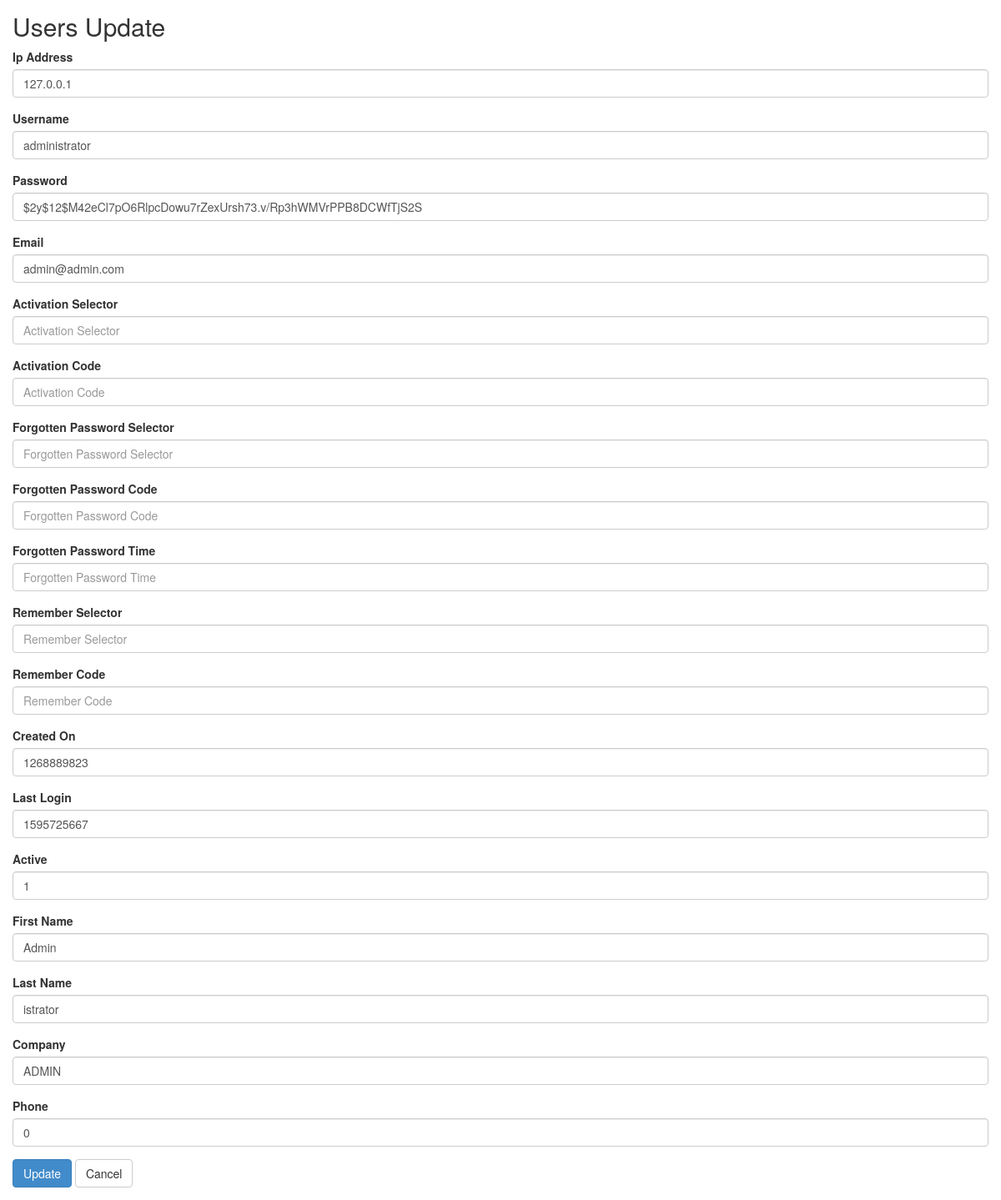
Screenshot of /users/update/1 with the database file from the repository.
### tables this page shows
CREATE TABLE `users` (
  `id` int(11) UNSIGNED NOT NULL,
  `ip_address` varchar(45) NOT NULL,
  `username` varchar(100) DEFAULT NULL,
  `password` varchar(255) NOT NULL,
  `email` varchar(254) NOT NULL,
  `activation_selector` varchar(255) DEFAULT NULL,
  `activation_code` varchar(255) DEFAULT NULL,
  `forgotten_password_selector` varchar(255) DEFAULT NULL,
  `forgotten_password_code` varchar(255) DEFAULT NULL,
  `forgotten_password_time` int(11) UNSIGNED DEFAULT NULL,
  `remember_selector` varchar(255) DEFAULT NULL,
  `remember_code` varchar(255) DEFAULT NULL,
  `created_on` int(11) UNSIGNED NOT NULL,
  `last_login` int(11) UNSIGNED DEFAULT NULL,
  `active` tinyint(1) UNSIGNED DEFAULT NULL,
  `first_name` varchar(50) DEFAULT NULL,
  `last_name` varchar(50) DEFAULT NULL,
  `company` varchar(100) DEFAULT NULL,
  `phone` varchar(20) DEFAULT NULL
);

### application/controllers/Users.php (called while the page is built, shortened)
<?php
class Users extends CI_Controller
{
    function __construct()
    {
        $this->load->model('Users_model');
        $this->load->library('form_validation');
    }
    public function update($id)
    {
        $row = $this->Users_model->get_by_id($id);
        if ($row) {
            $data = array(
                'button' => 'Update',
                'action' => site_url('users/update_action'),
		'id' => set_value('id', $row->id),
		'ip_address' => set_value('ip_address', $row->ip_address),
		'username' => set_value('username', $row->username),
		'password' => set_value('password', $row->password),
		'email' => set_value('email', $row->email),
		'activation_selector' => set_value('activation_selector', $row->activation_selector),
		'activation_code' => set_value('activation_code', $row->activation_code),
		'forgotten_password_selector' => set_value('forgotten_password_selector', $row->forgotten_password_selector),
		'forgotten_password_code' => set_value('forgotten_password_code', $row->forgotten_password_code),
		'forgotten_password_time' => set_value('forgotten_password_time', $row->forgotten_password_time),
		'remember_selector' => set_value('remember_selector', $row->remember_selector),
		'remember_code' => set_value('remember_code', $row->remember_code),
		'created_on' => set_value('created_on', $row->created_on),
		'last_login' => set_value('last_login', $row->last_login),
		'active' => set_value('active', $row->active),
		'first_name' => set_value('first_name', $row->first_name),
		'last_name' => set_value('last_name', $row->last_name),
		'company' => set_value('company', $row->company),
		'phone' => set_value('phone', $row->phone),
	    );
            $this->load->view('users/users_form', $data);
        } else {
            $this->session->set_flashdata('message', 'Record Not Found');
            redirect(site_url('users'));
        }
    }
}

### index.php (called while the page is built, shortened)
<?php
require_once BASEPATH.'core/CodeIgniter.php';

### application/models/Users_model.php (called while the page is built, shortened)
<?php
class Users_model extends CI_Model
{
    public $table = 'users';
    public $id = 'id';
    function get_by_id($id)
    {
        $this->db->where($this->id, $id);
        return $this->db->get($this->table)->row();
    }
}

### application/views/users/users_form.php (the view, shortened to what this page needs)
<!doctype html>
<html>
    <head>
        <link rel="stylesheet" href="<?php echo base_url('assets/bootstrap/css/bootstrap.min.css') ?>"/>
    </head>
    <body>
        <h2 style="margin-top:0px">Users <?php echo $button ?></h2>
        <form action="<?php echo $action; ?>" method="post">
	    <div class="form-group">
            <label for="varchar">Ip Address <?php echo form_error('ip_address') ?></label>
            <input type="text" class="form-control" name="ip_address" id="ip_address" placeholder="Ip Address" value="<?php echo $ip_address; ?>" />
        </div>
	    <div class="form-group">
            <label for="varchar">Username <?php echo form_error('username') ?></label>
            <input type="text" class="form-control" name="username" id="username" placeholder="Username" value="<?php echo $username; ?>" />
        </div>
	    <div class="form-group">
            <label for="varchar">Password <?php echo form_error('password') ?></label>
            <input type="text" class="form-control" name="password" id="password" placeholder="Password" value="<?php echo $password; ?>" />
        </div>
	    <div class="form-group">
            <label for="varchar">Email <?php echo form_error('email') ?></label>
            <input type="text" class="form-control" name="email" id="email" placeholder="Email" value="<?php echo $email; ?>" />
        </div>
	    <div class="form-group">
            <label for="varchar">Activation Selector <?php echo form_error('activation_selector') ?></label>
            <input type="text" class="form-control" name="activation_selector" id="activation_selector" placeholder="Activation Selector" value="<?php echo $activation_selector; ?>" />
        </div>
	    <div class="form-group">
            <label for="varchar">Activation Code <?php echo form_error('activation_code') ?></label>
            <input type="text" class="form-control" name="activation_code" id="activation_code" placeholder="Activation Code" value="<?php echo $activation_code; ?>" />
        </div>
	    <div class="form-group">
            <label for="varchar">Forgotten Password Selector <?php echo form_error('forgotten_password_selector') ?></label>
            <input type="text" class="form-control" name="forgotten_password_selector" id="forgotten_password_selector" placeholder="Forgotten Password Selector" value="<?php echo $forgotten_password_selector; ?>" />
        </div>
	    <div class="form-group">
            <label for="varchar">Forgotten Password Code <?php echo form_error('forgotten_password_code') ?></label>
            <input type="text" class="form-control" name="forgotten_password_code" id="forgotten_password_code" placeholder="Forgotten Password Code" value="<?php echo $forgotten_password_code; ?>" />
        </div>
	    <div class="form-group">
            <label for="int">Forgotten Password Time <?php echo form_error('forgotten_password_time') ?></label>
            <input type="text" class="form-control" name="forgotten_password_time" id="forgotten_password_time" placeholder="Forgotten Password Time" value="<?php echo $forgotten_password_time; ?>" />
        </div>
	    <div class="form-group">
            <label for="varchar">Remember Selector <?php echo form_error('remember_selector') ?></label>
            <input type="text" class="form-control" name="remember_selector" id="remember_selector" placeholder="Remember Selector" value="<?php echo $remember_selector; ?>" />
        </div>
	    <div class="form-group">
            <label for="varchar">Remember Code <?php echo form_error('remember_code') ?></label>
            <input type="text" class="form-control" name="remember_code" id="remember_code" placeholder="Remember Code" value="<?php echo $remember_code; ?>" />
        </div>
	    <div class="form-group">
            <label for="int">Created On <?php echo form_error('created_on') ?></label>
            <input type="text" class="form-control" name="created_on" id="created_on" placeholder="Created On" value="<?php echo $created_on; ?>" />
        </div>
	    <div class="form-group">
            <label for="int">Last Login <?php echo form_error('last_login') ?></label>
            <input type="text" class="form-control" name="last_login" id="last_login" placeholder="Last Login" value="<?php echo $last_login; ?>" />
        </div>
	    <div class="form-group">
            <label for="tinyint">Active <?php echo form_error('active') ?></label>
            <input type="text" class="form-control" name="active" id="active" placeholder="Active" value="<?php echo $active; ?>" />
        </div>
	    <div class="form-group">
            <label for="varchar">First Name <?php echo form_error('first_name') ?></label>
            <input type="text" class="form-control" name="first_name" id="first_name" placeholder="First Name" value="<?php echo $first_name; ?>" />
        </div>
	    <div class="form-group">
            <label for="varchar">Last Name <?php echo form_error('last_name') ?></label>
            <input type="text" class="form-control" name="last_name" id="last_name" placeholder="Last Name" value="<?php echo $last_name; ?>" />
        </div>
	    <div class="form-group">
            <label for="varchar">Company <?php echo form_error('company') ?></label>
            <input type="text" class="form-control" name="company" id="company" placeholder="Company" value="<?php echo $company; ?>" />
        </div>
	    <div class="form-group">
            <label for="varchar">Phone <?php echo form_error('phone') ?></label>
            <input type="text" class="form-control" name="phone" id="phone" placeholder="Phone" value="<?php echo $phone; ?>" />
        </div>
	    <button type="submit" class="btn btn-primary"><?php echo $button ?></button>
	    <a href="<?php echo site_url('users') ?>" class="btn btn-default">Cancel</a>
	</form>
    </body>
</html>

### application/views/users/users_form.php (style rules this page uses)
body { padding: 15px; }

### rows the page displays
users: ip_address "127.0.0.1", username "administrator", password "$2y$12$M42eCl7pO6RlpcDowu7rZexUrsh73.v/Rp3hWMVrPPB8DCWfTjS2S", email "admin@admin.com", created_on "1268889823", last_login "1595725667", active "1", first_name "Admin", last_name "istrator", company "ADMIN", phone "0"

### other values shown
$button "Update"
